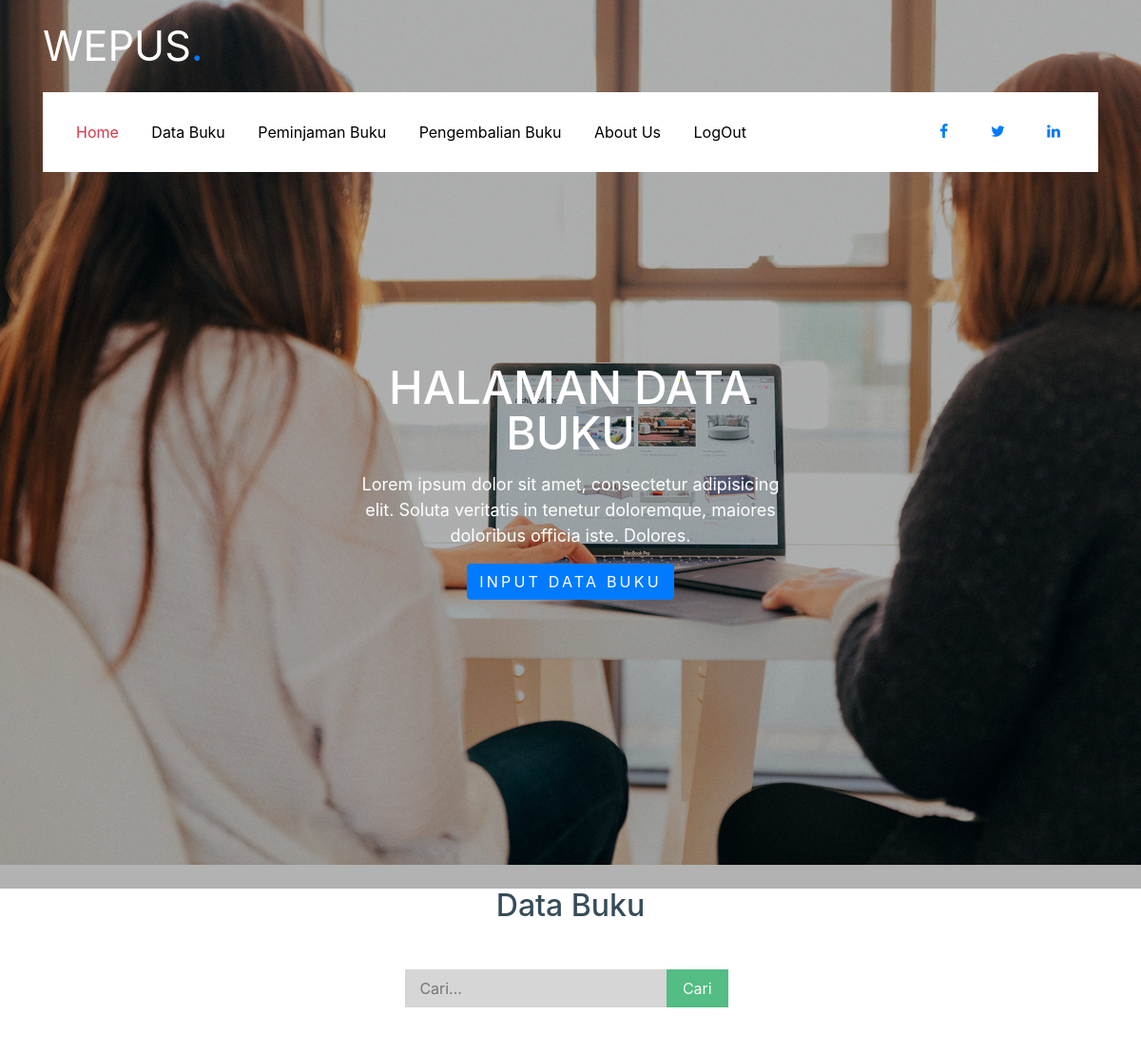
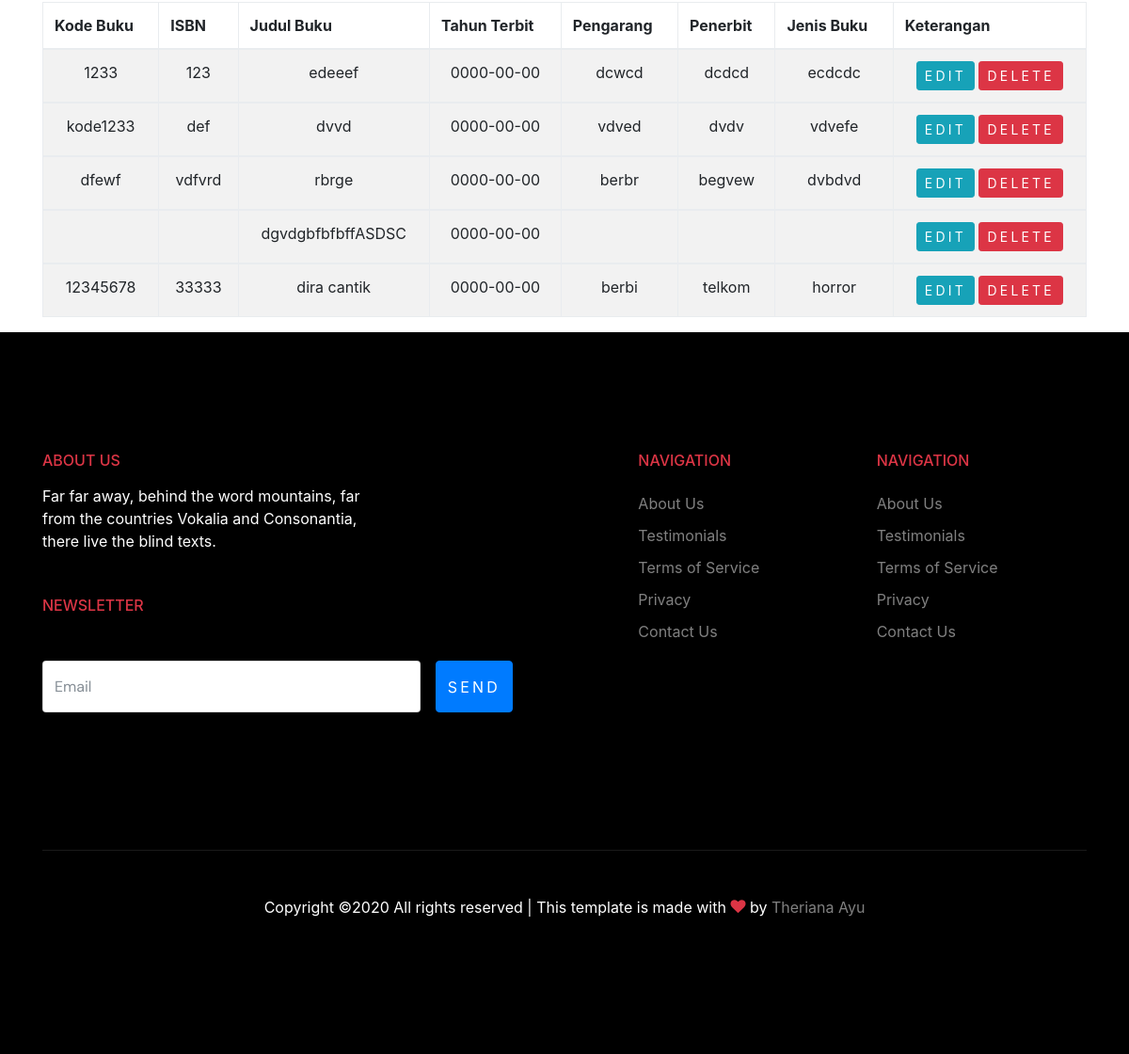
Screenshot of /databuku_slogin.php with the database file from the repository (2 pictures, top to bottom).
### tables this page shows
CREATE TABLE `buku` (
  `kode_buku` varchar(20) NOT NULL,
  `isbn` varchar(10) NOT NULL,
  `judul_buku` varchar(50) NOT NULL,
  `tahun_terbit` date NOT NULL,
  `pengarang` varchar(50) NOT NULL,
  `penerbit` varchar(15) NOT NULL,
  `jenis_buku` varchar(10) NOT NULL
);

### databuku_slogin.php (the view, shortened to what this page needs)
<!doctype html>
<html lang="en">
  <head>
    <link rel="stylesheet" href="fonts/icomoon/style.css">
    <link rel="stylesheet" href="css/bootstrap.min.css">
    <link rel="stylesheet" href="css/bootstrap-datepicker.css">
    <link rel="stylesheet" href="css/jquery.fancybox.min.css">
    <link rel="stylesheet" href="css/owl.carousel.min.css">
    <link rel="stylesheet" href="css/owl.theme.default.min.css">
    <link rel="stylesheet" href="fonts/flaticon/font/flaticon.css">
    <link rel="stylesheet" href="css/aos.css">
    <link rel="stylesheet" href="css/style.css">
    <link rel="stylesheet" type="text/css" href="css/bootstrap.css">
  </head>
  <body data-spy="scroll" data-target=".site-navbar-target" data-offset="300">
    <div class="site-wrap" id="home-section">
      <header class="site-navbar site-navbar-target" role="banner">
        <div class="container mb-3">
          <div class="d-flex align-items-center">
            <div class="site-logo mr-auto">
              <a href="index.html">WEPUS<span class="text-primary">.</span></a>
            </div>
          </div>
        </div>
        <div class="container">
          <div class="menu-wrap d-flex align-items-center">
              <nav class="site-navigation text-left mr-auto d-none d-lg-block" role="navigation">
                <ul class="site-menu main-menu js-clone-nav mr-auto ">
                  <li class="active"><a href="indexslogin.php" class="nav-link">Home</a></li>
                  <li><a href="databuku_slogin.php" class="nav-link">Data Buku</a></li>
                  <li><a href="peminjamanbuku.php" class="nav-link">Peminjaman Buku</a></li>
                  <li><a href="pengembalianbuku.php" class="nav-link">Pengembalian Buku</a></li>
                  <li><a href="about_slogin.php" class="nav-link">About Us</a></li>
                  <li><a href="logout.php" class="nav-link">LogOut</a></li>
                </ul>
              </nav>
              <div class="top-social ml-auto">
                <a href="#"><span class="icon-facebook"></span></a>
                <a href="#"><span class="icon-twitter"></span></a>
                <a href="#"><span class="icon-linkedin"></span></a>
              </div>
          </div>
        </div>
      </header>
    <div class="ftco-blocks-cover-1">
      <div class="site-section-cover overlay" data-stellar-background-ratio="0.5" style="background-image: url('images/hero_1.jpg')">
        <div class="container">
          <div class="row align-items-center justify-content-center text-center">
            <div class="col-md-5 mt-5 pt-5">
              <h1 class="mb-3">HALAMAN DATA BUKU</h1>
              <p>Lorem ipsum dolor sit amet, consectetur adipisicing elit. Soluta veritatis in tenetur doloremque, maiores doloribus officia iste. Dolores.</p>
              <p><a href="inputbuku.php" class="btn btn-primary">Input Data Buku</a></p>
            </div>
          </div>
        </div>
      </div>
    </div>
     <div class="container">
                <div class="row ">
                    <div class="col-xs-24 col-sm-12 col-md-24" style="text-align: center;">
                        <div class="header-text">
                        <h2 > Data Buku </h4>
                            <form method="GET" action="">
                              <input class="search" type="text" placeholder="Cari..." required>
                              <input class="button" type="submit" value="Cari">
                            </form>
                             </div>
                                <?php
                                  include "koneksi.php";
                                  $query = mysqli_query($koneksi,"SELECT * FROM buku ;");
                                ?>
                                <table class="table table-bordered table-striped">
                                    <thead>
                                      <th>Kode Buku</th>
                                      <th>ISBN</th>
                                      <th>Judul Buku</th>
                                      <th>Tahun Terbit</th>
                                      <th>Pengarang</th>
                                      <th>Penerbit</th>
                                      <th>Jenis Buku</th>
                                      <th>Keterangan</th>
                                    </thead>
                                    <tbody>
                                      <tr>
                                        <?php if(mysqli_num_rows($query)>0){ ?>
                                        <?php
                                          $no = 1;
                                          while($data = mysqli_fetch_array($query)){
                                        ?>
                                        <tbody>
                                        <tr>
                                            <td><?php echo $data["kode_buku"];?></td>
                                            <td><?php echo $data["isbn"];?></td>
                                            <td><?php echo $data["judul_buku"];?></td>
                                            <td><?php echo $data["tahun_terbit"];?></td>
                                            <td><?php echo $data["pengarang"];?></td>
                                            <td><?php echo $data["penerbit"];?></td>
                                            <td><?php echo $data["jenis_buku"];?></td>
                                            <td>
                                              <a href="cekedit.php?kode_buku=<?php echo $data['kode_buku'];?>" class="btn btn-info btn-sm update-record" data-package_id="<?php echo $row->package_id;?>" data-package_name="<?php echo $row->package_name;?>">Edit</a>
                                              <a href="send_delete_buku.php?kode_buku=<?php echo $data['kode_buku'];?>" onclick="return confirm('Yakin mau di hapus?');"class="btn btn-danger btn-sm delete-record" data-package_id="<?php echo $row->package_id;?>">Delete</a>
                                            </td>
                                        </tr>
                                        </tbody>
                                        <?php $no++; } ?>
                                        <?php } ?>
                                      </tr>
                                    </tbody>
                                </table>
                            </div>
                        </div>
                    </div>
                </div>
    <footer class="site-footer">
      <div class="container">
        <div class="row">
          <div class="col-lg-4">
            <h2 class="footer-heading mb-3">About Us</h2>
                <p class="mb-5">Far far away, behind the word mountains, far from the countries Vokalia and Consonantia, there live the blind texts. </p>
                <h2 class="footer-heading mb-4">Newsletter</h2>
                <form action="#" class="d-flex" class="subscribe">
                  <input type="text" class="form-control mr-3" placeholder="Email">
                  <input type="submit" value="Send" class="btn btn-primary">
                </form>
          </div>
          <div class="col-lg-8 ml-auto">
            <div class="row">
              <div class="col-lg-4 ml-auto">
                <h2 class="footer-heading mb-4">Navigation</h2>
                <ul class="list-unstyled">
                  <li><a href="#">About Us</a></li>
                  <li><a href="#">Testimonials</a></li>
                  <li><a href="#">Terms of Service</a></li>
                  <li><a href="#">Privacy</a></li>
                  <li><a href="#">Contact Us</a></li>
                </ul>
              </div>
              <div class="col-lg-4">
                <h2 class="footer-heading mb-4">Navigation</h2>
                <ul class="list-unstyled">
                  <li><a href="#">About Us</a></li>
                  <li><a href="#">Testimonials</a></li>
                  <li><a href="#">Terms of Service</a></li>
                  <li><a href="#">Privacy</a></li>
                  <li><a href="#">Contact Us</a></li>
                </ul>
              </div>
            </div>
          </div>
        </div>
        <div class="row pt-5 mt-5 text-center">
          <div class="col-md-12">
            <div class="border-top pt-5">
              <p>
            Copyright &copy;<script>document.write(new Date().getFullYear());</script> All rights reserved | This template is made with <i class="icon-heart text-danger" aria-hidden="true"></i> by <a href="https://colorlib.com" target="_blank" >Theriana Ayu</a>
            </p>
            </div>
          </div>
        </div>
      </div>
    </footer>
  </body>
</html>

### css/style.css (style rules this page uses)
html { overflow-x: hidden; }
body { line-height: 1.7; color: #364d59 !important; font-weight: 300; font-size: 1rem; }
a { -webkit-transition: .3s all ease; -o-transition: .3s all ease; transition: .3s all ease; text-decoration: none; }
h1, h2, h3, h4, h5, .h1, .h2, .h3, .h4, .h5 { font-weight: 300; color: #364d59; }
.btn { border-radius: 30px; font-size: .8rem; text-transform: uppercase; letter-spacing: .2rem; padding: 10px 20px; text-decoration: none; }
.form-control { height: 55px; background: #fff !important; font-family: "DM Sans", -apple-system, BlinkMacSystemFont, "Segoe UI", Roboto, "Helvetica Neue", Arial, "Noto Sans", sans-serif, "Apple Color Emoji", "Segoe UI Emoji", "Segoe UI Symbol", "Noto Color Emoji"; }
.site-footer { padding: 4em 0; background: #000; }
@media (min-width: 768px) { .site-footer { padding: 8em 0; } }
.site-footer .border-top { border-top: 1px solid rgba(255, 255, 255, 0.1) !important; }
.site-footer p { color: #fff; }
.site-footer h2, .site-footer h3, .site-footer h4, .site-footer h5 { color: #fff; }
.site-footer a { color: rgba(255, 255, 255, 0.5); }
.site-footer ul li { margin-bottom: 10px; }
.site-footer .footer-heading { font-size: 16px; color: #dc3545; text-transform: uppercase; }
.site-navbar { margin-bottom: 0px; z-index: 1999; position: absolute; top: 0; width: 100%; padding: 1rem; }
.site-navbar .site-logo { margin: 0; padding: 0; font-size: 2.7rem; }
.site-navbar .site-logo a { color: #fff; }
.site-navbar .site-navigation .site-menu { margin: 0; padding: 0; margin-bottom: 0; }
.site-navbar .site-navigation .site-menu .active { color: #dc3545 !important; }
.site-navbar .site-navigation .site-menu a { text-decoration: none !important; display: inline-block; }
.site-navbar .site-navigation .site-menu > li { display: inline-block; }
.site-navbar .site-navigation .site-menu > li > a { margin-left: 15px; margin-right: 15px; padding: 20px 0px; color: #000 !important; display: inline-block; text-decoration: none !important; }
.site-navbar .site-navigation .site-menu > li.active > a { color: #dc3545 !important; }
.site-mobile-menu .site-nav-wrap { padding: 0; margin: 0; list-style: none; position: relative; }
.site-mobile-menu .site-nav-wrap a { padding: 10px 20px; display: block; position: relative; color: #212529; }
.site-mobile-menu .site-nav-wrap li { position: relative; display: block; }
.site-mobile-menu .site-nav-wrap li.active > a { color: #dc3545; }
.site-mobile-menu .site-nav-wrap > li { display: block; position: relative; float: left; width: 100%; }
.site-mobile-menu .site-nav-wrap > li > a { padding-left: 20px; font-size: 20px; }
.site-section-cover { position: relative; background-size: cover; background-repeat: no-repeat; background-position: center center; }
.site-section-cover, .site-section-cover .container { position: relative; z-index: 2; }
.site-section-cover, .site-section-cover .container > .row { padding: 9rem 0; }
.site-section-cover.overlay { position: relative; }
.site-section-cover.overlay:before { position: absolute; content: ""; top: 0; left: 0; right: 0; bottom: 0; background: rgba(0, 0, 0, 0.3); z-index: 1; }
.site-section-cover h1 { font-size: 3rem; color: #fff; line-height: 1; }
.site-section-cover p { font-size: 18px; color: #fff; }
.form-control { border: none; border: 1px solid #e6e6e6; }
.top-social a { display: inline-block; padding: 20px; }
.menu-wrap { padding: 10px 20px; background: #fff; }

### databuku_slogin.php (style rules this page uses)
form { width:500px; margin:50px auto; }
.search { padding:8px 15px; background:rgba(50, 50, 50, 0.2); border:0px solid #dbdbdb; }
.button { position:relative; padding:6px 15px; left:-8px; border:2px solid #53bd84; background-color:#53bd84; color:#fafafa; }

### rows the page displays
buku: kode_buku "1233", isbn "123", judul_buku "edeeef", tahun_terbit "0000-00-00", pengarang "dcwcd", penerbit "dcdcd", jenis_buku "ecdcdc"
buku: kode_buku "kode1233", isbn "def", judul_buku "dvvd", tahun_terbit "0000-00-00", pengarang "vdved", penerbit "dvdv", jenis_buku "vdvefe"
buku: kode_buku "dfewf", isbn "vdfvrd", judul_buku "rbrge", tahun_terbit "0000-00-00", pengarang "berbr", penerbit "begvew", jenis_buku "dvbdvd"
buku: judul_buku "dgvdgbfbfbffASDSC", tahun_terbit "0000-00-00"
buku: kode_buku "12345678", isbn "33333", judul_buku "dira cantik", tahun_terbit "0000-00-00", pengarang "berbi", penerbit "telkom", jenis_buku "horror"
